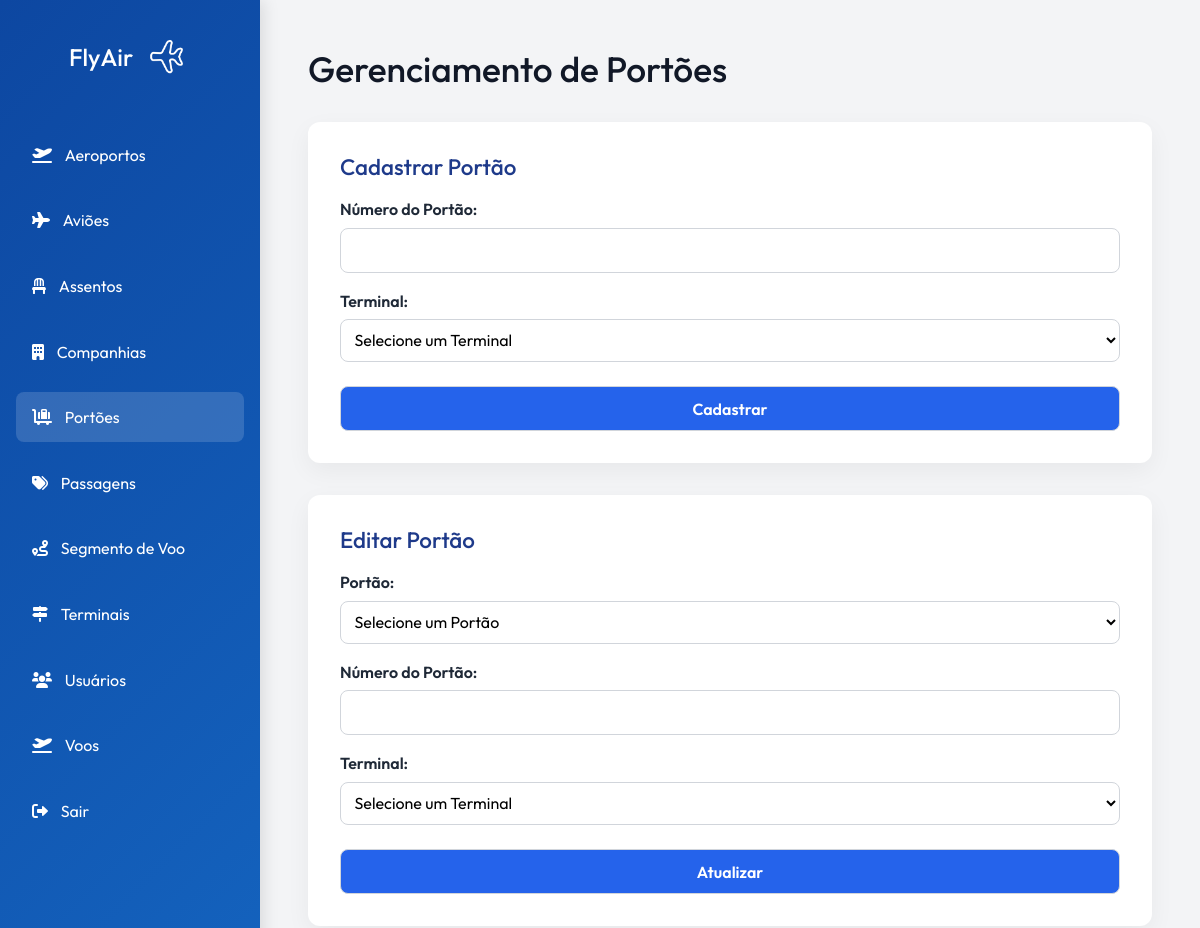
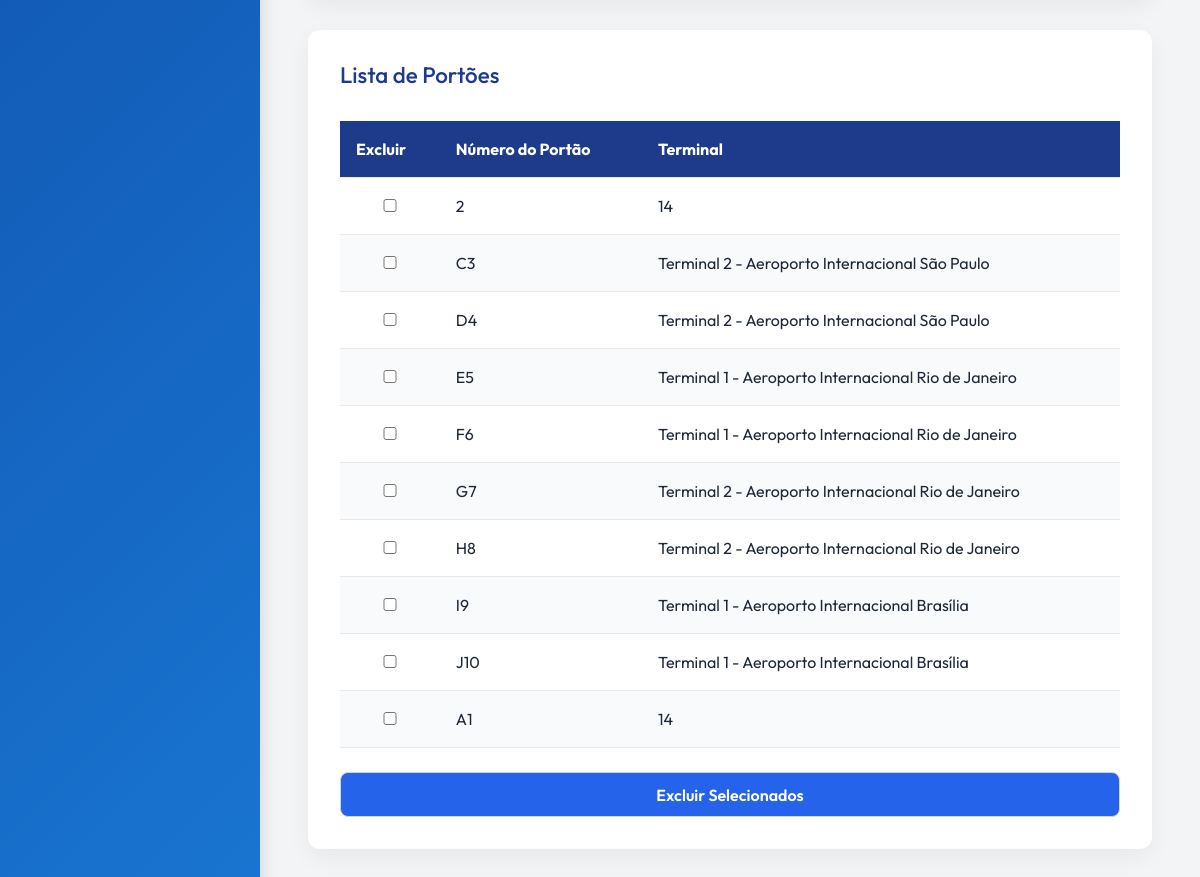
/routes/portaoRoutes.php (signed in), run on the app's committed database (2 pictures, top to bottom).
### tables this page shows
CREATE TABLE `portoes` (
  `id_portao` int(11) NOT NULL,
  `numero_portao` varchar(10) NOT NULL,
  `id_terminal` int(11) NOT NULL
);

CREATE TABLE `terminais` (
  `id_terminal` int(11) NOT NULL,
  `id_aeroporto` int(11) NOT NULL,
  `nome_terminal` varchar(255) NOT NULL
);

### app/controllers/PortaoController.php (called while the page is built, shortened)
<?php
require_once __DIR__ . '/../models/Portao.php';
class PortaoController {
    private $model;
    public function __construct($db) {
        $this->model = new Portao($db);
    }
    public function index() {
        $portoes = $this->model->getAll();
        include '../app/views/ctrldev/portao/index.php';
    }
}
?>

### app/models/Portao.php (called while the page is built, shortened)
<?php
class Portao {
    private $db;
    public function __construct($db) {
        $this->db = $db;
    }
    public function getAll() {
        $sql = "SELECT
                    p.id_portao,
                    p.numero_portao,
                    p.id_terminal,
                    t.nome_terminal,
                    a.nome_aeroporto
                FROM `portoes` p
                INNER JOIN `terminais` t ON p.id_terminal = t.id_terminal
                INNER JOIN `aeroportos` a ON t.id_aeroporto = a.id_aeroporto;";
        $result = $this->db->query($sql);
        $portoes = [];
        if ($result->num_rows > 0) {
            while ($row = $result->fetch_assoc()) {
                $portoes[] = $row;
            }
        }
        return $portoes;
    }
}
?>

### app/views/ctrldev/portao/index.php (the view, shortened to what this page needs)
<?php
require_once '../routes/portaoRoutes.php';
?>
<!DOCTYPE html>
<html lang="pt-br">
<head>
    <link rel="stylesheet" href="../assets/css/style.css">
    <link href="https://cdnjs.cloudflare.com/ajax/libs/font-awesome/6.0.0-beta3/css/all.min.css" rel="stylesheet">
    <link href="https://cdn.jsdelivr.net/npm/bootstrap@5.3.3/dist/css/bootstrap.min.css" rel="stylesheet">
</head>
<body id="adm">
    <aside class="sidebar">
        <div class="sidebar-header">
            <h1>FlyAir<a href="../app/views/ctrldev/"><img src="../assets/images/fly-airplane.png" alt="Logo" class="logo"></a></h1>
        </div>
        <nav class="menu">
            <a href="../routes/aeroportoRoutes.php" class="menu-item">
                <i class="fa-solid fa-plane-departure"></i><span>Aeroportos</span>
            </a>
            <a href="../routes/aviaoRoutes.php" class="menu-item">
                <i class="fas fa-plane"></i><span>Aviões</span>
            </a>
            <a href="../routes/assentoRoutes.php" class="menu-item">
                <i class="fas fa-chair"></i><span>Assentos</span>
            </a>
            <a href="../routes/companhiaRoutes.php" class="menu-item">
                <i class="fas fa-building"></i><span>Companhias</span>
            </a>
            <a href="../routes/portaoRoutes.php" class="menu-item active">
                <i class="fa-solid fa-cart-flatbed-suitcase"></i><span>Portões</span>
            </a>
            <a href="../routes/passagemRoutes.php" class="menu-item">
                <i class="fas fa-tags"></i><span>Passagens</span>
            </a>
            <a href="../routes/segmentoVooRoutes.php" class="menu-item">
                <i class="fas fa-route"></i><span>Segmento de Voo</span>
            </a>
            <a href="../routes/terminalRoutes.php" class="menu-item">
                <i class="fa-solid fa-signs-post"></i><span>Terminais</span>
            </a>
            <a href="../routes/usuarioRoutes.php" class="menu-item">
                <i class="fas fa-users"></i>
                <span>Usuários</span>
            </a>
            <a href="../routes/vooRoutes.php" class="menu-item">
                <i class="fas fa-plane-departure"></i>
                <span>Voos</span>
            </a>
            <a href="/aeroporto/logout" class="menu-item">
                <i class="fa-solid fa-right-from-bracket"></i>
                <span>Sair</span>
            </a>
        </nav>
    </aside>
    <main>
        <h1>Gerenciamento de Portões</h1>
        <section class="form-container" id='formulario'>
            <h2>Cadastrar Portão</h2>
            <form method="post" action="../routes/portaoRoutes.php">
                <label for="numero_portao">Número do Portão:</label>
                <input type="text" name="numero_portao" required>
                <label for="terminal_portao">Terminal:</label>
                <select name="terminal_portao" required>
                    <option value="">Selecione um Terminal</option>
                </select>
                <input type="submit" value="Cadastrar">
            </form>
        </section>
        <section class="form-container" id='formulario'>
            <h2>Editar Portão</h2>
            <form method="post" action="../routes/portaoRoutes.php">
                <label for="id_portao_edit">Portão:</label>
                <select name="id_portao_edit" id="id_portao_edit" required onchange="preencherFormularioPortao()">
                    <option value="">Selecione um Portão</option>
                </select>
                <label for="numero_portao_edit">Número do Portão:</label>
                <input type="text" name="numero_portao_edit" id="numero_portao_edit" required>
                <label for="terminal_portao_edit">Terminal:</label>
                <select name="terminal_portao_edit" id="terminal_portao_edit" required>
                    <option value="">Selecione um Terminal</option>
                </select>
                <input type="submit" value="Atualizar">
            </form>
        </section>
        <section class="form-container">
            <h2>Lista de Portões</h2>
            <form method="post" action="../routes/portaoRoutes.php">
                <div class="table-container">
                    <table class="styled-table">
                        <thead>
                            <tr>
                                <th>Excluir</th>
                                <th>Número do Portão</th>
                                <th>Terminal</th>
                            </tr>
                        </thead>
                        <tbody>
                            <?php if (!empty($portoes)): ?>
                                <?php foreach ($portoes as $portao): ?>
                                    <tr>
                                        <td><input type="checkbox" name="ids[]" value="<?= $portao['id_portao'] ?>"></td>
                                        <td><?= $portao['numero_portao'] ?></td>
                                        <td><?= $portao['nome_terminal'] ?></td>
                                    </tr>
                                <?php endforeach; ?>
                            <?php else: ?>
                                <tr><td colspan="3">Nenhum portão encontrado.</td></tr>
                            <?php endif; ?>
                        </tbody>
                    </table>
                </div>
                <div class="button-wrapper">
                    <input type="submit" value="Excluir Selecionados" class="btn-delete">
                </div>
            </form>
        </section>
    </main>
</body>
</html>

### assets/css/style.css (style rules this page uses)
* { margin: 0; padding: 0; box-sizing: border-box; }
#adm { display: flex; min-height: 100vh; background: #f3f4f6; color: #1f2937; font-family: 'Outfit', sans-serif!important; }
.sidebar { width: 260px; background: linear-gradient(135deg, #0d47a1, #1976d2); color: white; padding: 2rem 1rem; box-shadow: 4px 0 15px rgba(0, 0, 0, 0.1); }
.sidebar-header { text-align: center; margin-bottom: 3rem; }
.sidebar-header h1 { font-size: 1.5rem; margin-bottom: 1rem; display: flex; align-items: center; justify-content: center; gap: 0.5rem; }
.sidebar-header img.logo { width: 50px; height: auto; }
.menu { display: flex; flex-direction: column; gap: 1rem; }
.menu-item { color: white; text-decoration: none; padding: 0.8rem 1rem; border-radius: 8px; transition: 0.3s ease; display: flex; align-items: center; gap: 0.8rem; }
.menu-item:hover, .menu-item.active { background-color: rgba(255, 255, 255, 0.15); }
main { flex: 1; padding: 3rem; overflow-y: auto; }
main h1 { font-size: 2.2rem; margin-bottom: 2rem; color: #111827; }
.form-container { background: white; padding: 2rem; border-radius: 12px; box-shadow: 0 8px 24px rgba(0, 0, 0, 0.05); margin-bottom: 2rem; }
.form-container h2 { font-size: 1.4rem; margin-bottom: 1rem; color: #1e3a8a; }
.form-container form label { display: block; margin-top: 1rem; font-weight: 600; margin-bottom: 0.4rem; }
.form-container form input, .form-container form select { width: 100%; padding: 0.6rem; border: 1px solid #d1d5db; border-radius: 8px; font-size: 1rem; background: #ffffff; transition: 0.2s ease; }
input[type="submit"] { background: #2563eb!important; color: white; font-weight: 600; margin-top: 1.5rem; cursor: pointer; transition: 0.3s ease; }
.table-container { overflow-x: auto; }
.styled-table { width: 100%; border-collapse: collapse; margin-top: 1rem; }
.styled-table thead { background-color: #1e3a8a; color: white; }
.styled-table th, .styled-table td { padding: 1rem; text-align: left; border-bottom: 1px solid #e5e7eb; }
.styled-table tbody tr:nth-child(even) { background-color: #f9fafb; }
.btn-delete { background-color: #ef4444; border: none; padding: 0.8rem 1.5rem; border-radius: 8px; color: white; font-weight: 600; margin-top: 1rem; transition: 0.3s ease; }
.logo { font-weight: bold; font-size: 22px; color: #1d3557; text-decoration: none; }
.auth-form input, select { padding: 0.6rem; border: 1px solid #d1d5db; border-radius: 8px; background: #f9fafb; font-size: 1rem; }

### data on the page
portoes: numero_portao "2", id_terminal.nome_terminal "14"
portoes: numero_portao "C3", id_terminal.nome_terminal "Terminal 2 - Aeroporto Internacional São Paulo"
portoes: numero_portao "D4", id_terminal.nome_terminal "Terminal 2 - Aeroporto Internacional São Paulo"
portoes: numero_portao "E5", id_terminal.nome_terminal "Terminal 1 - Aeroporto Internacional Rio de Janeiro"
portoes: numero_portao "F6", id_terminal.nome_terminal "Terminal 1 - Aeroporto Internacional Rio de Janeiro"
portoes: numero_portao "G7", id_terminal.nome_terminal "Terminal 2 - Aeroporto Internacional Rio de Janeiro"
portoes: numero_portao "H8", id_terminal.nome_terminal "Terminal 2 - Aeroporto Internacional Rio de Janeiro"
portoes: numero_portao "I9", id_terminal.nome_terminal "Terminal 1 - Aeroporto Internacional Brasília"
portoes: numero_portao "J10", id_terminal.nome_terminal "Terminal 1 - Aeroporto Internacional Brasília"
portoes: numero_portao "A1", id_terminal.nome_terminal "14"
